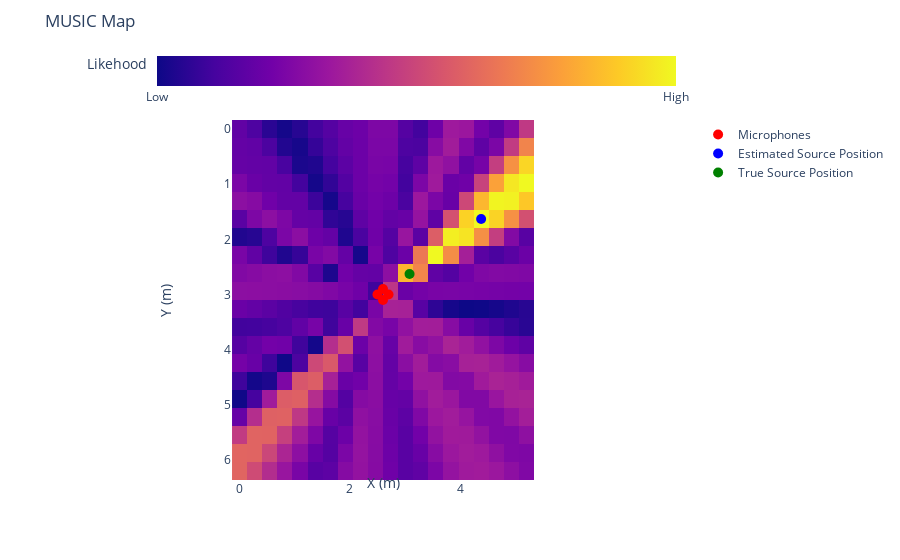

Source (notebook cell):
### Code cell
spec = MUSIC(main_speaker_room_noisy_white, mic_pos, grid, sr)

spec = spec / spec.max()

music_map = spec.reshape(20, 20)

best_pos = spec.argmax()

print(f"Estimated Source Position: {grid[best_pos]}")
print(f"True Source Position: {speaker_pos}")

plot_map(music_map.T, grid, mic_pos, room_dim, best_pos, speaker_pos, title='MUSIC Map')

### Figure 1 — Plotly figure (JSON) as saved in the notebook; plotly's stock layout.template omitted (floating-point values rounded to 4 significant figures; data arrays with more than 128 entries replaced by an {"elided": "..."} marker saying what was removed)
{"data": [{"coloraxis": "coloraxis", "hovertemplate": "x: %{x}<br>y: %{y}<br>color: %{z}<extra></extra>", "name": "0", "type": "heatmap", "x": [0, 0.2737, 0.5474, 0.8211, 1.095, 1.368, 1.642, 1.916, 2.189, 2.463, 2.737, 3.011, 3.284, 3.558, 3.832, 4.105, 4.379, 4.653, 4.926, 5.2], "xaxis": "x", "y": [0, 0.3263, 0.6526, 0.9789, 1.305, 1.632, 1.958, 2.284, 2.611, 2.937, 3.263, 3.589, 3.916, 4.242, 4.568, 4.895, 5.221, 5.547, 5.874, 6.2], "yaxis": "y", "z": {"elided": "20x20 float values"}}, {"marker": {"color": "red", "size": 10}, "mode": "markers", "name": "Microphones", "type": "scatter", "x": [2.5, 2.7, 2.6, 2.6], "y": [3, 3, 2.9, 3.1]}, {"marker": {"color": "blue", "size": 10}, "mode": "markers", "name": "Estimated Source Position", "type": "scatter", "x": [4.379], "y": [1.632]}, {"marker": {"color": "green", "size": 10}, "mode": "markers", "name": "True Source Position", "type": "scatter", "x": [3.081], "y": [2.629]}], "layout": {"coloraxis": {"colorbar": {"orientation": "h", "ticktext": ["Low", "High"], "tickvals": [0.8028, 1], "title": {"text": "Likehood"}}, "colorscale": [[0, "#0d0887"], [0.1111, "#46039f"], [0.2222, "#7201a8"], [0.3333, "#9c179e"], [0.4444, "#bd3786"], [0.5556, "#d8576b"], [0.6667, "#ed7953"], [0.7778, "#fb9f3a"], [0.8889, "#fdca26"], [1, "#f0f921"]]}, "margin": {"t": 60}, "title": {"text": "MUSIC Map"}, "xaxis": {"anchor": "y", "constrain": "domain", "domain": [0, 1], "scaleanchor": "y", "title": {"text": "X (m)"}}, "yaxis": {"anchor": "x", "autorange": "reversed", "constrain": "domain", "domain": [0, 1], "title": {"text": "Y (m)"}}}}
